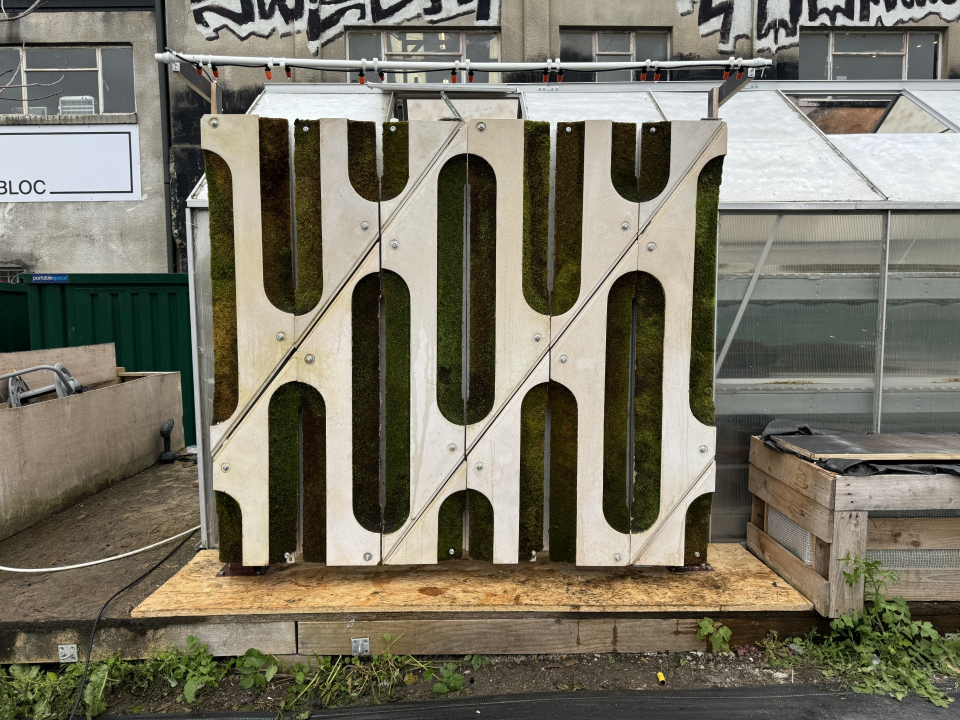
#> input picture examples/assets/test.jpg, 1920 x 1440 px (shown at 1/2 size)
$ jupyter execute 3_metrics_demo.ipynb   (older library calls are emulated)
#> lines starting #> are read from the running program, lines starting #| are printed output that depends on the picture
# Metrics demo

Demo of basic health metrics using RGB and HSV values.

HSV preferred as more invariance to light levels.

[cell 1]
import cv2
import random
import numpy as np
from matplotlib import pyplot as plt
import matplotlib.gridspec as gridspec

[cell 2]
image = cv2.imread("assets/test.jpg")
#> image is the input picture: shape (1440, 1920, 3); mean B, G, R 102.1, 117.1, 121
plt.figure(figsize=(10, 10))
plt.imshow(cv2.cvtColor(image, cv2.COLOR_BGR2RGB), interpolation="nearest")

# Demo test cases

[cell 3]
healthy_sample = image[400:440, 422:462]
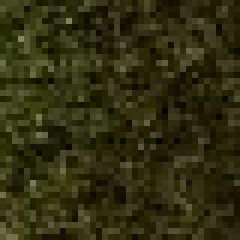
#> healthy_sample: shape (40, 40, 3) (shown 6 times larger); mean B, G, R 16.4, 46.1, 48.8
unhealthy_sample = image[660:700, 428:468]
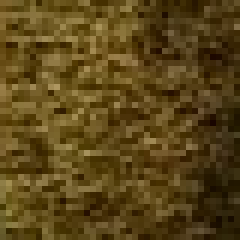
#> unhealthy_sample: shape (40, 40, 3) (shown 6 times larger); mean B, G, R 24.6, 69.5, 90.2


def adjust_gamma(image, gamma=1.0):
#> called with gamma = 0.7
    inv_gamma = 1.0 / gamma
    table = np.array([((i / 255.0) ** inv_gamma) * 255 for i in np.arange(0, 256)]).astype("uint8")
    return cv2.LUT(image, table)
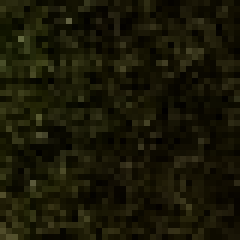
#> returned value: shape (40, 40, 3) (shown 6 times larger); mean of channels 0, 1, 2 6.1, 22.8, 24.6; drawn as B, G, R


healthy_sample_dark = adjust_gamma(image[400:440, 422:462], 0.7)
unhealthy_sample_dark = adjust_gamma(image[660:700, 428:468], 0.7)
#> call 2 of adjust_gamma, with gamma = 0.7
#> in adjust_gamma (call 2), `return cv2.LUT(image, table)`:
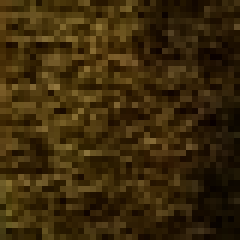
#> returned value: shape (40, 40, 3) (shown 6 times larger); mean of channels 0, 1, 2 10.6, 41.1, 59; drawn as B, G, R

mask = np.ones((40, 40)).astype(np.uint8)
mask = mask.astype(np.bool)

fig, axs = plt.subplots(2, 2)
for ax, img, name in zip(
    axs.flatten(),
    [healthy_sample, unhealthy_sample, healthy_sample_dark, unhealthy_sample_dark],
    ["Healthy", "Unhealthy", "Healthy Dark", "Unhealthy Dark"],
):
    ax.set_title(name)
    ax.imshow(cv2.cvtColor(img, cv2.COLOR_BGR2RGB), interpolation="nearest")
#> this loop made 4 passes
#> name on passes 1 to 4: 'Healthy', 'Unhealthy', 'Healthy Dark', 'Unhealthy Dark'
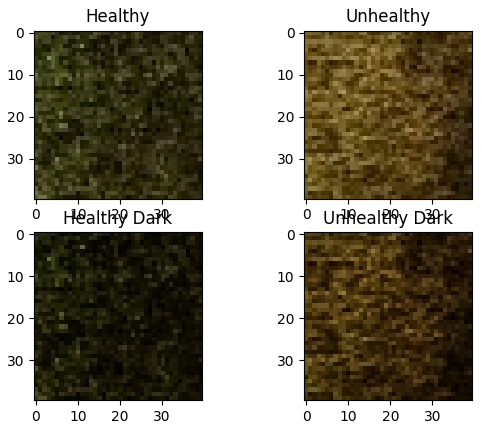
#> figure drawn by matplotlib, 4 panels

# RGB approach

[cell 4]
def extract_rgb(image, mask):
    """flattens and masks pixels. Returns channel values."""
    assert image.shape[0] == mask.shape[0]
    assert image.shape[1] == mask.shape[1]
    flat_image = image.reshape(-1, 3)
#> flat_image = 1600 rows, first 8: [29, 67, 67], [36, 72, 72], [37, 73, 73], [29, 63, 63], [35, 69, 69], [17, 51, 51], [0, 25, 25], [0, 31, 31]
    flat_mask = mask.reshape(-1)
    pixels = flat_image[flat_mask]
#> pixels has the same summary as flat_image
    # BGR
    b = pixels[:, 0]
#> b = 1600 values, max 97 at index 131, min 0 at index 6, mean 16.45
    g = pixels[:, 1]
#> g = 1600 values, max 137 at index 243, min 3 at index 747, mean 46.14
    r = pixels[:, 2]
#> r = 1600 values, max 132 at index 243, min 7 at index 747, mean 48.78
    return r, g, b


def healthy_rgb(image, mask):
    """Return a boolean mask of healthy pixels."""
    r, g, b = extract_rgb(image, mask)
    healthy = np.logical_and(g > 50, g < 230)
    return healthy

[cell 5]
r, g, b = extract_rgb(healthy_sample, mask)
fig, ax = plt.subplots()
fig = ax.hist(r, color="red", alpha=0.3)
fig = ax.hist(g, color="green", alpha=0.3)
fig = ax.hist(b, color="blue", alpha=0.3)
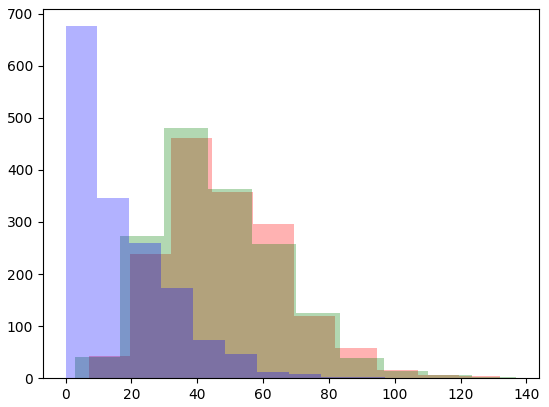
#> figure drawn by matplotlib, 1 panel; tallest bar 461 high, from x = 32 to 44.5; tallest bar 481 high, from x = 29.8 to 43.2; tallest bar 676 high, from x = 0 to 9.7

[cell 6]
fig, axs = plt.subplots(2, 2, sharey=True, sharex=True, tight_layout=True)
for ax, image, title in zip(
    axs.flat,
    [healthy_sample, unhealthy_sample, healthy_sample_dark, unhealthy_sample_dark],
    ["Healthy", "Unhealthy", "Healthy Dark", "Unhealthy Dark"],
):
    r, g, b = extract_rgb(image, mask)
    healthy = healthy_rgb(image, mask)
    health = healthy.mean()
    fig = ax.hist(r, color="red", alpha=0.3)
    fig = ax.hist(g, color="green", alpha=0.3)
    fig = ax.hist(b, color="blue", alpha=0.3)
    ax.title.set_text(f"{title} {health:.2f}")
#> this loop made 4 passes
#> (title, health) on passes 1 to 4: ('Healthy', 0.381), ('Unhealthy', 0.736), ('Healthy Dark', 0.0413), ('Unhealthy Dark', 0.312)
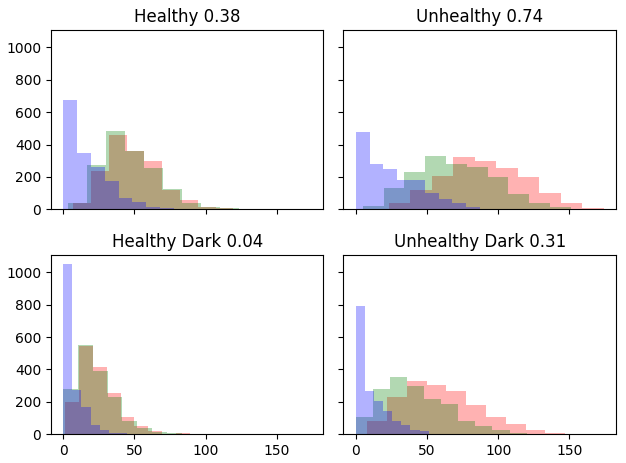
#> figure drawn by matplotlib, 4 panels; panel 3: tallest bar 543 high, from x = 10.8 to 20.6; panel 3: tallest bar 554 high, from x = 10.4 to 20.8; panel 3: tallest bar 1053 high, from x = -4.44e-16 to 6.4

# Similar approach using HSV color space

[cell 7]
def calculate_hsv(image, mask):
    assert image.shape[0] == mask.shape[0]
    assert image.shape[1] == mask.shape[1]

    hsv_img = cv2.cvtColor(image, cv2.COLOR_BGR2HSV)

    flat_image = hsv_img.reshape(-1, 3)

    flat_mask = mask.reshape(-1)

    pixels = flat_image[flat_mask]
    h = pixels[:, 0]

    s = pixels[:, 1]

    v = pixels[:, 2]

    return h, s, v

[cell 8]
fig, axs = plt.subplots(2, 2, sharey=True, sharex=True, tight_layout=True)
for ax, image, title in zip(
    axs.flat,
    [healthy_sample, unhealthy_sample, healthy_sample_dark, unhealthy_sample_dark],
    ["Healthy", "Unhealthy", "Healthy Dark", "Unhealthy Dark"],
):
    h, s, v = calculate_hsv(image, mask)
    health = h[h < 200].mean()
    ax.hist(h, color="g", alpha=0.5)
    ax.hist(s, color="red", alpha=0.5)
    ax.hist(v, color="grey", alpha=0.5)
    ax.title.set_text(f"{title} - {health:.5f}")
#> this loop made 4 passes
#> (title, health) on passes 1 to 4: ('Healthy', 27.33), ('Unhealthy', 20.37), ('Healthy Dark', 26.66), ('Unhealthy Dark', 18.38)
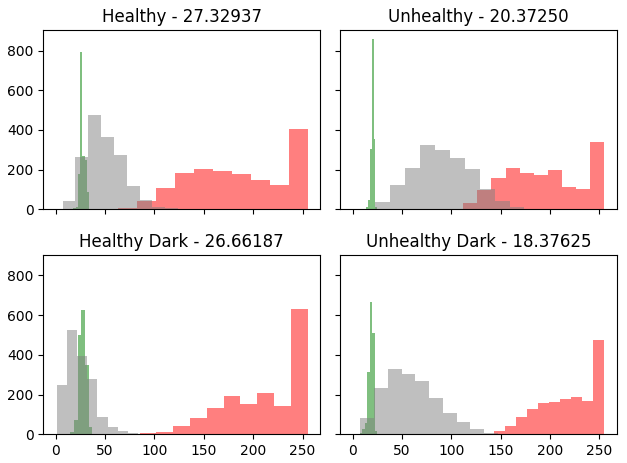
#> figure drawn by matplotlib, 4 panels; panel 3: tallest bar 624 high, from x = 25.9 to 29.6; panel 3: tallest bar 631 high, from x = 238 to 255; panel 3: tallest bar 526 high, from x = 11.3 to 21.6
